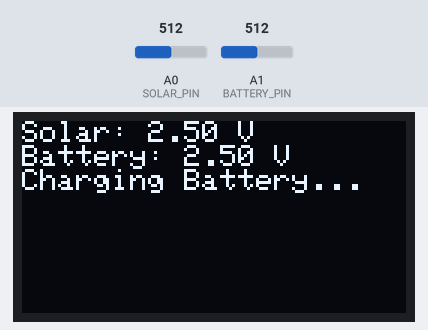
A sketch run on a simulated Arduino Uno, built with avr-gcc and run on an emulated ATmega328P. Shown: 128×64 one-colour display. Inputs (shaded band) come from the test bench; at power-on: A0 (SOLAR_PIN) = 512, A1 (BATTERY_PIN) = 512.

Above: at 2.8 s.
2.9 s: A0 (SOLAR_PIN) set to 716
5.6 s: A1 (BATTERY_PIN) set to 848
At 6.8 s:
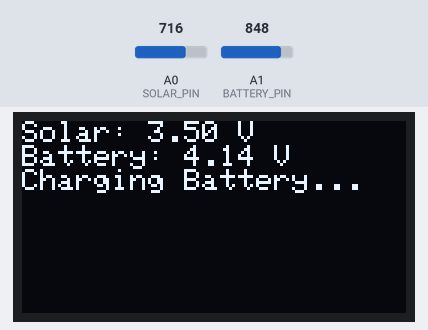
8.3 s: A1 (BATTERY_PIN) set to 866
At 11.0 s:
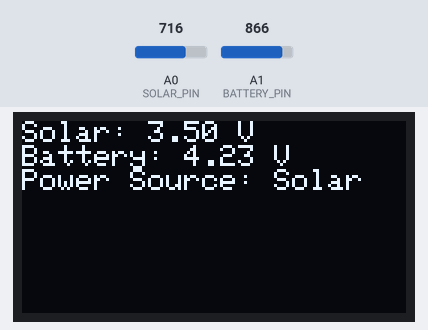
11.7 s: A0 (SOLAR_PIN) set to 528
At 13.7 s:
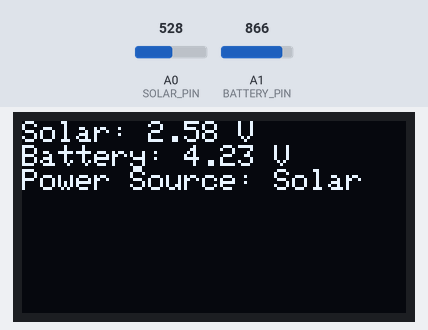
14.4 s: A0 (SOLAR_PIN) set to 501
At 16.7 s:
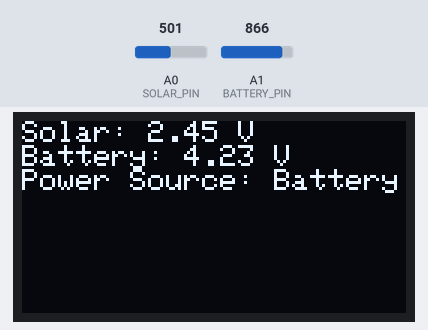
17.8 s: A1 (BATTERY_PIN) set to 900
At 19.4 s:
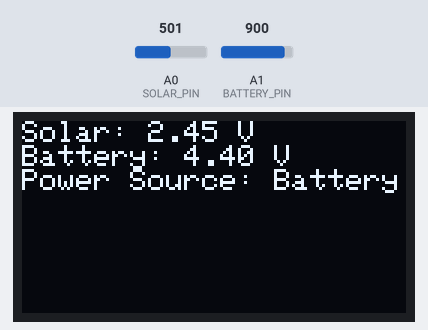
Timing chart, 0 to 20.9 s (numbered marks = the images above; inputs shaded):
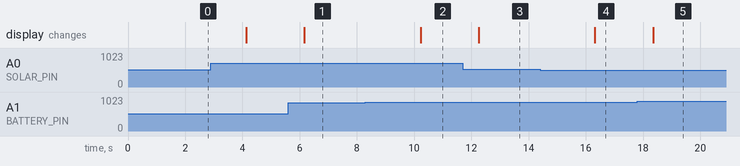

Measured:
- the behaviour switches between 859 and 860 on A1 (BATTERY_PIN) (found by bisection; images 1 and 2)
- the behaviour switches between 512 and 511 on A0 (SOLAR_PIN) (found by bisection; images 3 and 4)
- after the input at 5.6 s, the display: changes after 0.56 s (image 1)
- after the input at 8.3 s, the display: changes after 1.9 s (image 2)
- after the input at 11.7 s, the display: changes after 0.56 s (image 3)
- after the input at 14.4 s, the display: changes after 1.9 s (image 4)
- after the input at 17.8 s, the display: changes after 0.55 s (image 5)

The sketch:

Q3.ino
```cpp
 /*************************************************************************
 *                                                                        *
 * File: Q3.ino                                                           *
 *                                                                        *
 * Author: AG                                                             *
 *                                                                        *
 * Date: 01-24-2025                                                       *
 *                                                                        *
 * Description: Improved Charge Controller                                *
 *                                                                        *
 *                                                                        *
 *************************************************************************/
#include <Adafruit_GFX.h>      // Graphics library for OLED
#include <Adafruit_SSD1306.h>  // OLED driver library

// Define charge threshold for Li-ion battery
#define CHARGE_THRESHOLD 4.2   // Full charge voltage (4.2V)

// Define OLED display parameters
#define SCREEN_WIDTH 128       // OLED display width in pixels
#define SCREEN_HEIGHT 64       // OLED display height in pixels
#define OLED_RESET -1          // Reset pin (not used in this setup)

// Create an instance of the SSD1306 OLED display
Adafruit_SSD1306 display(SCREEN_WIDTH, SCREEN_HEIGHT, &Wire, OLED_RESET);

// Define analog input pins for voltage sensing
#define SOLAR_PIN A0          // Analog pin connected to solar panel voltage sensor
#define BATTERY_PIN A1        // Analog pin connected to battery voltage sensor

// Define voltage threshold for solar panel operation
#define SOLAR_THRESHOLD 2.5   // Minimum voltage required for solar charging

void setup() {
    Serial.begin(115200);  // Start serial communication at 115200 baud rate

    // Initialize OLED display
    if (!display.begin(SSD1306_SWITCHCAPVCC, 0x3C)) {
        Serial.println(F("SSD1306 allocation failed"));  // Display initialization error message
        for (;;);  // Halt execution if display fails
    }

    display.clearDisplay();   // Clear OLED screen
    display.setTextSize(1);   // Set text size to small
    display.setTextColor(WHITE);  // Set text color to white
}

void loop() {
    // Read voltages from the solar panel and battery
    float solarVoltage = analogRead(SOLAR_PIN) * (5.0 / 1023.0);  // Convert analog reading to voltage
    float batteryVoltage = analogRead(BATTERY_PIN) * (5.0 / 1023.0);

    display.clearDisplay();  // Clear previous display data
    display.setCursor(0, 0); // Set cursor position at the top-left of the screen

    // Display solar and battery voltage readings on OLED
    display.print("Solar: "); display.print(solarVoltage); display.println(" V");
    display.print("Battery: "); display.print(batteryVoltage); display.println(" V");

    // Determine the power source and charging status
    if (solarVoltage > SOLAR_THRESHOLD) {  // Check if solar panel is generating sufficient power
        if (batteryVoltage < CHARGE_THRESHOLD) {  // Check if battery needs charging
            display.println("Charging Battery...");  // Display charging status
        } else {
            display.println("Power Source: Solar");  // Display power source as solar
        }
    } else {
        display.println("Power Source: Battery");  // Display power source as battery
    }

    display.display();  // Update OLED display with new readings
    delay(2000);        // Wait for 2 seconds before next update
}
```
